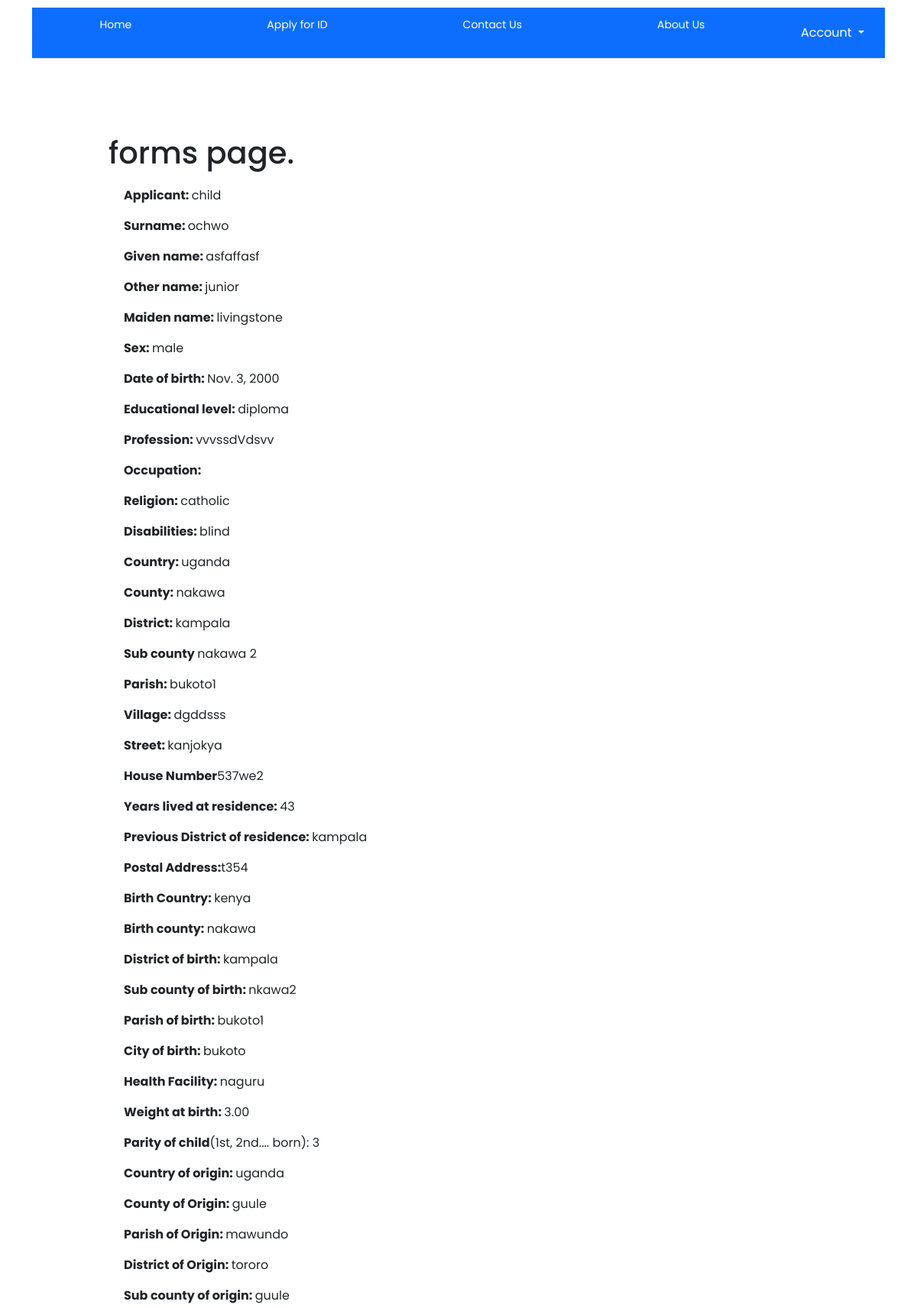
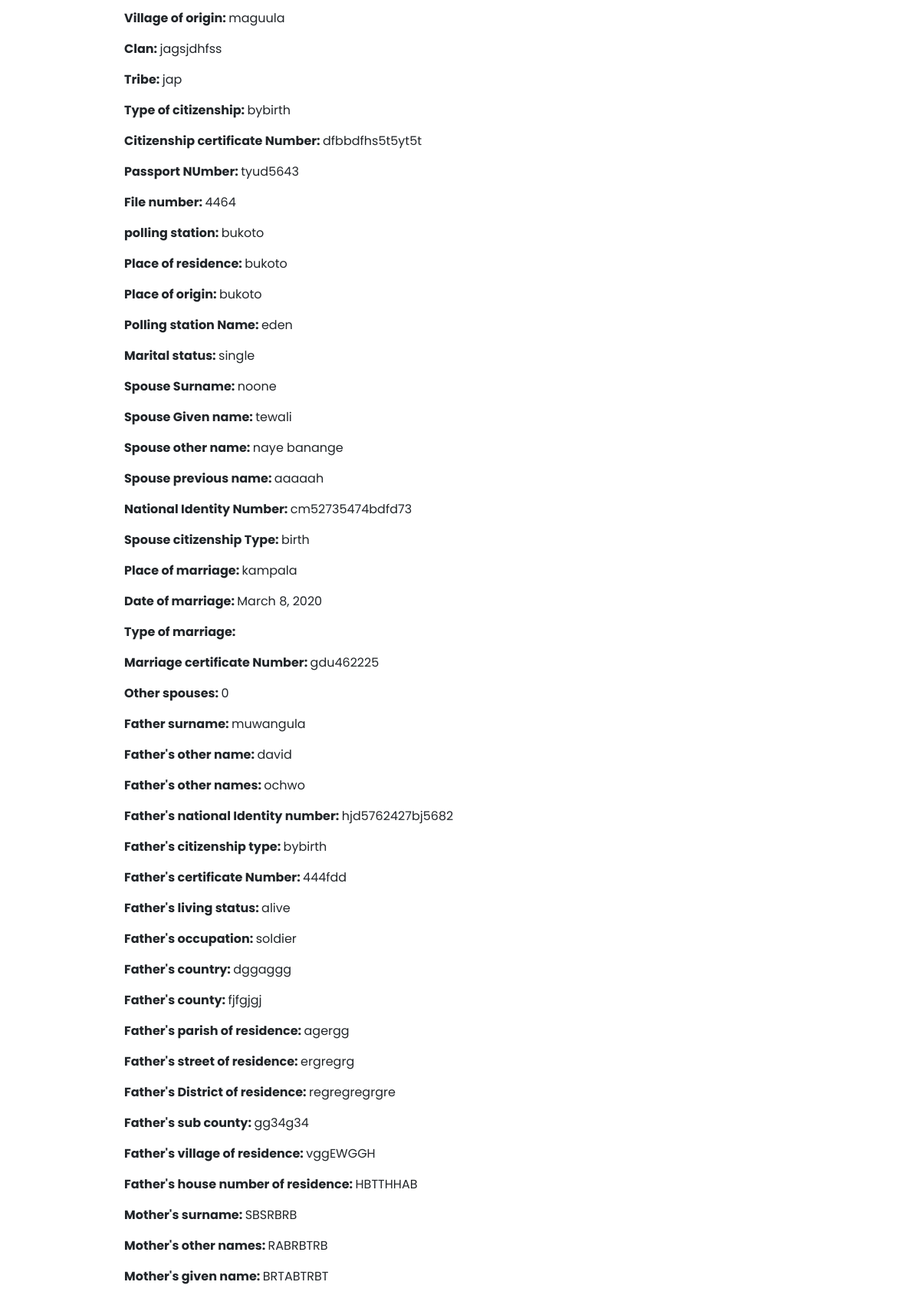
Page /form/1/ (upper part) on the committed database (2 pictures, top to bottom).
### register/models.py (models this page shows, shortened)
class Formsubmited(models.Model):
    eligibility = models.CharField(max_length=100)
    surname = models.CharField(max_length=100)
    given_name = models.CharField(max_length=100)
    other_name = models.CharField(max_length=100)
    maiden_name = models.CharField(max_length=100, blank =True, null = True)
    sex = models.CharField(max_length=10)
    date_of_birth = models.DateField()
    educ_level = models.CharField(max_length=100, null = True)
    profession = models.CharField(max_length=100)
    occupation = models.CharField(max_length=100)
    religion = models.CharField(max_length=100)
    disabilities = models.CharField(max_length=100)
    country = models.CharField(max_length=100)
    county = models.CharField(max_length=100)
    district = models.CharField(max_length=100)
    subCounty = models.CharField(max_length=100)
    parish = models.CharField(max_length=100)
    village = models.CharField(max_length=100)
    street = models.CharField(max_length=100)
    houseNo = models.CharField(max_length=100)
    yearsLivedAtAddress = models.IntegerField()
    previousDistrict = models.CharField(max_length=100, null = True)
    postalAddress = models.CharField(max_length=100, null = True)
    birthCountry = models.CharField(max_length=100)
    birthCounty = models.CharField(max_length=100)
    birthdistrict = models.CharField(max_length=100)
    birthsubCounty = models.CharField(max_length=100)
    birthParish = models.CharField(max_length=100)
    birthCity = models.CharField(max_length=100)
    healthFacility = models.CharField(max_length=100)
    weightatBirth = models.DecimalField(max_digits=5, decimal_places=2, null = True)
    parity = models.IntegerField()
    originCountry = models.CharField(max_length=100)
    originCounty = models.CharField(max_length=100)
    originParish = models.CharField(max_length=100)
    originDistrict = models.CharField(max_length=100)
    originSubcounty = models.CharField(max_length=100)
    originVillage = models.CharField(max_length=100)
    clan = models.CharField(max_length=100)
    tribe = models.CharField(max_length=100)
    citizenshipType = models.CharField(max_length=100)
    citizenshipCertNumber = models.CharField(max_length=100)
    passportNo = models.CharField(max_length=100, null = True)
    fileNumber = models.CharField(max_length=100, null = True)
    pollingStation = models.CharField(max_length=100, null = True)
    placeOfResidence = models.CharField(max_length=100, null = True)
    placeOfOrgin = models.CharField(max_length=100)
    pollingStationName = models.CharField(max_length=100, null = True)
    maritalStatus = models.CharField(max_length=100)
    spouseSurname = models.CharField(max_length=100)
    spouseGivenName = models.CharField(max_length=100)
    spouseOtherName = models.CharField(max_length=100)
    spousePreviousName = models.CharField(max_length=100)
    NIN = models.CharField(max_length=100)
    spouseCitizenshipType = models.CharField(max_length=100)
    placeOfMarriage = models.CharField(max_length=100)
    DateOfMarriage =  models.DateField()
    TypeOfMarriage = models.CharField(max_length=100)
    marriageCertNumber = models.CharField(max_length=100)
    otherSpouses = models.CharField(max_length=100)
    fatherSurname = models.CharField(max_length=100)
    fatherOtherName = models.CharField(max_length=100)
    fatherGivenName = models.CharField(max_length=100)
    fatherNIN = models.CharField(max_length=100)
    fatherCitizenshipType = models.CharField(max_length=100)
    fatherCitizenshipCertNumber = models.CharField(max_length=100)
    livingStatus = models.CharField(max_length=100)
    fatherOccupation = models.CharField(max_length=100)
    fatherCountry = models.CharField(max_length=100)
    fatherCounty = models.CharField(max_length=100)
    fatherParish = models.CharField(max_length=100)
    fatherStreet = models.CharField(max_length=100)
    fatherDistrict = models.CharField(max_length=100)
    fatherSubCounty = models.CharField(max_length=100)
    fatherVillage = models.CharField(max_length=100)
    fatherHouseNo = models.CharField(max_length=100)
    motherSurname = models.CharField(max_length=100)
    motherOtherName = models.CharField(max_length=100)
    motherGivenName = models.CharField(max_length=100)
    motherNIN = models.CharField(max_length=100)
    motherCitizenshipType = models.CharField(max_length=100)
    motherCitizenshipCertNumber = models.CharField(max_length=100)
    motherLivingStatus = models.CharField(max_length=100)
    motherOccupation = models.CharField(max_length=100)
    motherCountry = models.CharField(max_length=100)
    motherCounty = models.CharField(max_length=100)
    motherParish = models.CharField(max_length=100)
    motherStreet = models.CharField(max_length=100)
    motherDistrict = models.CharField(max_length=100)
    motherSubCounty = models.CharField(max_length=100)
    motherVillage = models.CharField(max_length=100)
    motherHouseNo = models.CharField(max_length=100, null = True)
    guardianSurname = models.CharField(max_length=100, null = True)
    guardianOtherName = models.CharField(max_length=100, null = True)
    guardianGivenName = models.CharField(max_length=100, null = True)
    guardianPassportNo = models.CharField(max_length=100, null = True)
    guardianNIN = models.CharField(max_length=100, null = True)
    guardianCitizenshipType = models.CharField(max_length=100, null = True)
    guardianCitizenshipCertNumber = models.CharField(max_length=100, null = True)
    guardianLivingStatus = models.CharField(max_length=100, null = True)
    guardianOccupation = models.CharField(max_length=100, null = True)
    guardianCountry = models.CharField(max_length=100, null = True)
    guardianCounty = models.CharField(max_length=100, null = True)
    guardianParish = models.CharField(max_length=100, null = True)
    guardianStreet = models.CharField(max_length=100, null = True)
    guardianDistrict = models.CharField(max_length=100, null = True)
    guardianSubCounty = models.CharField(max_length=100, null = True)
    guardianVillage = models.CharField(max_length=100, null = True)
    guardianHouseNo = models.CharField(max_length=100, null = True)

### register/views.py (the view)
# urls.py: path('form/<int:pk>/', views.form_detail, name="form"),
def form_detail(request, pk):
    form = get_object_or_404(Formsubmited, pk=pk)
    return render(request, "register/detail.html", {
        "form": form
    })

### register/templates/register/detail.html (shortened to what this page needs)
{% extends 'register/layout.html'%}
{% load static %}
{% block body %}
<div class="content">
<h1>forms page.</h1>
<div class="info">
    <p><strong>Applicant: </strong>{{form.eligibility}}</p>
    <p><strong>Surname: </strong>{{form.surname}}</p>
    <p><strong>Given name: </strong>{{form.given_name}}</p>
    <p><strong>Other name: </strong>{{form.other_name }}</p>
    <p><strong>Maiden name: </strong>{{form.maiden_name}}</p>
    <p><strong>Sex: </strong>{{form.sex}}</p>
    <p><strong>Date of birth: </strong>{{form.date_of_birth}}</p>
    <p><strong>Educational level: </strong>{{form.educ_level}}</p>
    <p><strong>Profession: </strong>{{form.profession}}</p>
    <p><strong>Occupation: </strong>{{form.rccupation}}</p>
    <p><strong>Religion: </strong>{{form.religion}}</p>
    <p><strong>Disabilities: </strong>{{form.disabilities}}</p>
    <p><strong>Country: </strong>{{form.country}}</p>
    <p><strong>County: </strong>{{form.county}}</p>
    <p><strong>District: </strong>{{form.district}}</p>
    <p><strong>Sub county </strong>{{form.subCounty}}</p>
    <p><strong>Parish: </strong>{{form.parish}}</p>
    <p><strong>Village: </strong>{{form.village}}</p>
    <p><strong>Street: </strong>{{form.street}}</p>
    <p><strong>House Number</strong>{{form.houseNo}}</p>
    <p><strong>Years lived at residence: </strong>{{form.yearsLivedAtAddress}}</p>
    <p><strong>Previous District of residence: </strong>{{form.previousDistrict}}</p>
    <p><strong>Postal Address:</strong>{{form.postalAddress}}</p>
    <p><strong>Birth Country: </strong>{{form.birthCountry}}</p>
    <p><strong>Birth county: </strong>{{form.birthCounty}}</p>
    <p><strong>District of birth: </strong>{{form.birthdistrict}}</p>
    <p><strong>Sub county of birth: </strong>{{form.birthsubCounty}}</p>
    <p><strong>Parish of birth: </strong>{{form.birthParish}}</p>
    <p><strong>City of birth: </strong>{{form.birthCity}}</p>
    <p><strong>Health Facility: </strong>{{form.healthFacility}}</p>
    <p><strong>Weight at birth: </strong>{{form.weightatBirth }}</p>
    <p><strong>Parity of child</strong>(1st, 2nd.... born): {{form.parity}}</p>
    <p><strong>Country of origin: </strong>{{form.originCountry}}</p>
    <p><strong>County of Origin: </strong>{{form.originCounty}}</p>
    <p><strong>Parish of Origin: </strong>{{form.originParish}}</p>
    <p><strong>District of Origin: </strong>{{form.originDistrict}}</p>
    <p><strong>Sub county of origin: </strong>{{form.originSubcounty}}</p>
    <p><strong>Village of origin: </strong>{{form.originVillage}}</p>
    <p><strong>Clan: </strong>{{form.clan}}</p>
    <p><strong>Tribe: </strong>{{form.tribe}}</p>
    <p><strong>Type of citizenship: </strong>{{form.citizenshipType}}</p>
    <p><strong>Citizenship certificate Number: </strong>{{form.citizenshipCertNumber}}</p>
    <p><strong>Passport NUmber: </strong>{{form.passportNo}}</p>
    <p><strong>File number: </strong>{{form.fileNumber}}</p>
    <p><strong>polling station: </strong>{{form.pollingStation}}</p>
    <p><strong>Place of residence: </strong>{{form.placeOfResidence}}</p>
    <p><strong>Place of origin: </strong>{{form.placeOfOrgin }}</p>
    <p><strong>Polling station Name: </strong>{{form.pollingStationName}}</p>
    <p><strong>Marital status: </strong>{{form.maritalStatus}}</p>
    <p><strong>Spouse Surname: </strong>{{form.spouseSurname}}</p>
    <p><strong>Spouse Given name: </strong>{{form.spouseGivenName}}</p>
    <p><strong>Spouse other name: </strong>{{form.spouseOtherName}}</p>
    <p><strong>Spouse previous name: </strong>{{form.spousePreviousName}}</p>
    <p><strong>National Identity Number: </strong>{{form.NIN}}</p>
    <p><strong>Spouse citizenship Type: </strong>{{form.spouseCitizenshipType}}</p>
    <p><strong>Place of marriage: </strong>{{form.placeOfMarriage}}</p>
    <p><strong>Date of marriage: </strong>{{form.DateOfMarriage}}</p>
    <p><strong>Type of marriage: </strong>{{form.TypeOfMarriag}}</p>
    <p><strong>Marriage certificate Number: </strong>{{form.marriageCertNumber}}</p>
    <p><strong>Other spouses: </strong>{{form.otherSpouses }}</p>
    <p><strong>Father surname: </strong>{{form.fatherSurname}}</p>
    <p><strong>Father's other name: </strong>{{form.fatherOtherName}}</p>
    <p><strong>Father's other names: </strong>{{form.fatherGivenName}}</p>
    <p><strong>Father's national Identity number: </strong>{{form.fatherNIN }}</p>
    <p><strong>Father's citizenship type: </strong>{{form.fatherCitizenshipType}}</p>
    <p><strong>Father's certificate Number: </strong>{{form.fatherCitizenshipCertNumber}}</p>
    <p><strong>Father's living status: </strong>{{form.livingStatus}}</p>
    <p><strong>Father's occupation: </strong>{{form.fatherOccupation}}</p>
    <p><strong>Father's country: </strong>{{form.fatherCountry }}</p>
    <p><strong>Father's county: </strong>{{form.fatherCounty}}</p>
    <p><strong>Father's parish of residence: </strong>{{form.fatherParish }}</p>
    <p><strong>Father's street of residence: </strong>{{form.fatherStreet}}</p>
    <p><strong>Father's District of residence: </strong>{{form.fatherDistrict}}</p>
    <p><strong>Father's sub county: </strong>{{form.fatherSubCounty}}</p>
    <p><strong>Father's village of residence: </strong>{{form.fatherVillage}}</p>
    <p><strong>Father's house number of residence: </strong>{{form.fatherHouseNo}}</p>
    <p><strong>Mother's surname: </strong>{{form.motherSurname}}</p>
    <p><strong>Mother's other names: </strong>{{form.motherOtherName}}</p>
    <p><strong>Mother's given name: </strong>{{form.motherGivenName}}</p>
    <br>
    <br>
</div>
</div>
{% endblock %}

### register/static/register/index.css (style rules this page uses)
body { font-family: 'Poppins', sans-serif; }
.content { margin: 50px; padding: 50px; }
.info { padding: 10px; margin: 10px; }
div { padding: 10px; margin-left: 10px; }

### rows in the picture
Formsubmited: eligibility "child", surname "ochwo", given_name "asfaffasf", other_name "junior", maiden_name "livingstone", sex "male", date_of_birth "Nov. 3, 2000", educ_level "diploma", profession "vvvssdVdsvv", religion "catholic", disabilities "blind", country "uganda", county "nakawa", district "kampala", subCounty "nakawa 2", parish "bukoto1", village "dgddsss", street "kanjokya", houseNo "537we2", yearsLivedAtAddress "43", previousDistrict "kampala", postalAddress "t354", birthCountry "kenya", birthCounty "nakawa", birthdistrict "kampala", birthsubCounty "nkawa2", birthParish "bukoto1", birthCity "bukoto", healthFacility "naguru", weightatBirth "3.00", parity "3", originCountry "uganda", originCounty "guule", originParish "mawundo", originDistrict "tororo", originSubcounty "guule", originVillage "maguula", clan "jagsjdhfss", tribe "jap", citizenshipType "bybirth", citizenshipCertNumber "dfbbdfhs5t5yt5t", passportNo "tyud5643", fileNumber "4464", pollingStation "bukoto", placeOfResidence "bukoto", placeOfOrgin "bukoto", pollingStationName "eden", maritalStatus "single", spouseSurname "noone", spouseGivenName "tewali", spouseOtherName "naye banange", spousePreviousName "aaaaah", NIN "cm52735474bdfd73", spouseCitizenshipType "birth", placeOfMarriage "kampala", DateOfMarriage "March 8, 2020", marriageCertNumber "gdu462225", otherSpouses "0", fatherSurname "muwangula", fatherOtherName "david", fatherGivenName "ochwo", fatherNIN "hjd5762427bj5682", fatherCitizenshipType "bybirth", fatherCitizenshipCertNumber "444fdd", livingStatus "alive", fatherOccupation "soldier", fatherCountry "dggaggg", fatherCounty "fjfgjgj", fatherParish "agergg", fatherStreet "ergregrg", fatherDistrict "regregregrgre", fatherSubCounty "gg34g34", fatherVillage "vggEWGGH", fatherHouseNo "HBTTHHAB", motherSurname "SBSRBRB", motherOtherName "RABRBTRB", motherGivenName "BRTABTRBT"
